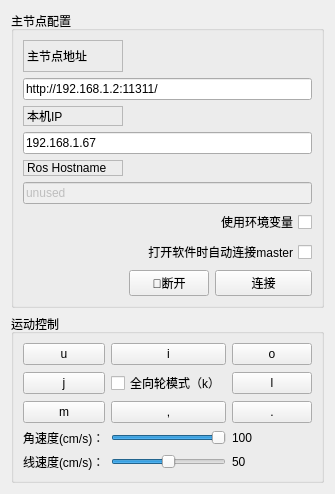
          <widget class="QWidget" name="tab">
           <attribute name="title">
            <string>基本控制</string>
           </attribute>
           <layout class="QVBoxLayout" name="verticalLayout_9">
            <item>
             <layout class="QVBoxLayout" name="verticalLayout_2">
              <item>
               <widget class="QGroupBox" name="groupBox">
                <property name="title">
                 <string>主节点配置</string>
                </property>
                <layout class="QGridLayout" name="gridLayout">
                 <item row="2" column="0">
                  <widget class="QLabel" name="label_2">
                   <property name="maximumSize">
                    <size>
                     <width>100</width>
                     <height>32</height>
                    </size>
                   </property>
                   <property name="frameShape">
                    <enum>QFrame::StyledPanel</enum>
                   </property>
                   <property name="frameShadow">
                    <enum>QFrame::Raised</enum>
                   </property>
                   <property name="text">
                    <string>本机IP</string>
                   </property>
                  </widget>
                 </item>
                 <item row="4" column="0">
                  <widget class="QLabel" name="label_3">
                   <property name="maximumSize">
                    <size>
                     <width>100</width>
                     <height>32</height>
                    </size>
                   </property>
                   <property name="frameShape">
                    <enum>QFrame::StyledPanel</enum>
                   </property>
                   <property name="frameShadow">
                    <enum>QFrame::Raised</enum>
                   </property>
                   <property name="text">
                    <string>Ros Hostname</string>
                   </property>
                  </widget>
                 </item>
                 <item row="5" column="0" colspan="3">
                  <widget class="QLineEdit" name="line_edit_topic">
                   <property name="enabled">
                    <bool>false</bool>
                   </property>
                   <property name="text">
                    <string>unused</string>
                   </property>
                  </widget>
                 </item>
                 <item row="6" column="0" colspan="3">
                  <widget class="QCheckBox" name="checkbox_use_environment">
                   <property name="layoutDirection">
                    <enum>Qt::RightToLeft</enum>
                   </property>
                   <property name="text">
                    <string>使用环境变量</string>
                   </property>
                  </widget>
                 </item>
                 <item row="3" column="0" colspan="3">
                  <widget class="QLineEdit" name="line_edit_host">
                   <property name="text">
                    <string>192.168.1.67</string>
                   </property>
                  </widget>
                 </item>
                 <item row="7" column="0" colspan="3">
                  <widget class="QCheckBox" name="checkbox_remember_settings">
                   <property name="layoutDirection">
                    <enum>Qt::RightToLeft</enum>
                   </property>
                   <property name="text">
                    <string>打开软件时自动连接master</string>
                   </property>
                  </widget>
                 </item>
                 <item row="0" column="0">
                  <widget class="QLabel" name="label">
                   <property name="minimumSize">
                    <size>
                     <width>100</width>
                     <height>32</height>
                    </size>
                   </property>
                   <property name="maximumSize">
                    <size>
                     <width>100</width>
                     <height>32</height>
                    </size>
                   </property>
                   <property name="frameShape">
                    <enum>QFrame::StyledPanel</enum>
                   </property>
                   <property name="frameShadow">
                    <enum>QFrame::Raised</enum>
                   </property>
                   <property name="text">
                    <string>主节点地址</string>
                   </property>
                  </widget>
                 </item>
                 <item row="9" column="2">
                  <widget class="QPushButton" name="button_connect">
                   <property name="enabled">
                    <bool>true</bool>
                   </property>
                   <property name="sizePolicy">
                    <sizepolicy hsizetype="MinimumExpanding" vsizetype="Fixed">
                     <horstretch>0</horstretch>
                     <verstretch>0</verstretch>
                    </sizepolicy>
                   </property>
                   <property name="toolTip">
                    <string>Set the target to the current joint trajectory state.</string>
                   </property>
                   <property name="statusTip">
                    <string>Clear all waypoints and set the target to the current joint trajectory state.</string>
                   </property>
                   <property name="text">
                    <string>连接</string>
                   </property>
                   <property name="icon">
                    <iconset resource="../resources/images.qrc">
                     <normaloff>:/images/line.png</normaloff>:/images/line.png</iconset>
                   </property>
                  </widget>
                 </item>
                 <item row="9" column="1">
                  <widget class="QPushButton" name="pushButton">
                   <property name="text">
                    <string>🔗断开</string>
                   </property>
                  </widget>
                 </item>
                 <item row="1" column="0" colspan="3">
                  <widget class="QLineEdit" name="line_edit_master">
                   <property name="text">
                    <string>http://192.168.1.2:11311/</string>
                   </property>
                  </widget>
                 </item>
                </layout>
               </widget>
              </item>
              <item>
               <widget class="QGroupBox" name="groupBox_3">
                <property name="title">
                 <string>运动控制</string>
                </property>
                <layout class="QVBoxLayout" name="verticalLayout_10">
                 <item>
                  <layout class="QGridLayout" name="gridLayout_6">
                   <item row="3" column="2">
                    <widget class="QLabel" name="label_raw">
                     <property name="text">
                      <string>100</string>
                     </property>
                    </widget>
                   </item>
                   <item row="0" column="2">
                    <widget class="QPushButton" name="pushButton_o">
                     <property name="styleSheet">
                      <string notr="true">QPushButton#pushButton_o:pressed{background-color:rgb(239, 41, 41)}</string>
                     </property>
                     <property name="text">
                      <string>o</string>
                     </property>
                     <property name="shortcut">
                      <string>O</string>
                     </property>
                    </widget>
                   </item>
                   <item row="1" column="1">
                    <widget class="QCheckBox" name="checkBox_use_all">
                     <property name="text">
                      <string>全向轮模式（k）</string>
                     </property>
                     <property name="shortcut">
                      <string>K</string>
                     </property>
                    </widget>
                   </item>
                   <item row="2" column="1">
                    <widget class="QPushButton" name="pushButton_back">
                     <property name="styleSheet">
                      <string notr="true">QPushButton#pushButton_back:pressed{background-color:rgb(239, 41, 41)}</string>
                     </property>
                     <property name="text">
                      <string>,</string>
                     </property>
                     <property name="shortcut">
                      <string>,</string>
                     </property>
                    </widget>
                   </item>
                   <item row="3" column="1">
                    <widget class="QSlider" name="horizontalSlider_raw">
                     <property name="maximum">
                      <number>100</number>
                     </property>
                     <property name="value">
                      <number>100</number>
                     </property>
                     <property name="orientation">
                      <enum>Qt::Horizontal</enum>
                     </property>
                    </widget>
                   </item>
                   <item row="3" column="0">
                    <widget class="QLabel" name="label_14">
                     <property name="text">
                      <string>角速度(cm/s)：</string>
                     </property>
                    </widget>
                   </item>
                   <item row="1" column="2">
                    <widget class="QPushButton" name="pushButton_l">
                     <property name="styleSheet">
                      <string notr="true">QPushButton#pushButton_l:pressed{background-color:rgb(239, 41, 41)}</string>
                     </property>
                     <property name="text">
                      <string>l</string>
                     </property>
                     <property name="shortcut">
                      <string>L</string>
                     </property>
                    </widget>
                   </item>
                   <item row="1" column="0">
                    <widget class="QPushButton" name="pushButton_j">
                     <property name="styleSheet">
                      <string notr="true">QPushButton#pushButton_j:pressed{background-color:rgb(239, 41, 41)}</string>
                     </property>
                     <property name="text">
                      <string>j</string>
                     </property>
                     <property name="shortcut">
                      <string>J</string>
                     </property>
                    </widget>
                   </item>
                   <item row="0" column="0">
                    <widget class="QPushButton" name="pushButton_u">
                     <property name="styleSheet">
                      <string notr="true">QPushButton#pushButton_u:pressed{background-color:rgb(239, 41, 41)}</string>
                     </property>
                     <property name="text">
                      <string>u</string>
                     </property>
                     <property name="shortcut">
                      <string>U</string>
                     </property>
                    </widget>
                   </item>
                   <item row="2" column="0">
                    <widget class="QPushButton" name="pushButton_m">
                     <property name="styleSheet">
                      <string notr="true">QPushButton#pushButton_m:pressed{background-color:rgb(239, 41, 41)}</string>
                     </property>
                     <property name="text">
                      <string>m</string>
                     </property>
                     <property name="shortcut">
                      <string>M</string>
                     </property>
                    </widget>
                   </item>
                   <item row="2" column="2">
                    <widget class="QPushButton" name="pushButton_backr">
                     <property name="styleSheet">
                      <string notr="true">QPushButton#pushButton_backr:pressed{background-color:rgb(239, 41, 41)}</string>
                     </property>
                     <property name="text">
                      <string>.</string>
                     </property>
                     <property name="shortcut">
                      <string>.</string>
                     </property>
                    </widget>
                   </item>
                   <item row="4" column="0">
                    <widget class="QLabel" name="label_9">
                     <property name="text">
                      <string>线速度(cm/s)：</string>
                     </property>
                    </widget>
                   </item>
                   <item row="4" column="1">
                    <widget class="QSlider" name="horizontalSlider_linear">
                     <property name="maximum">
                      <number>100</number>
                     </property>
                     <property name="singleStep">
                      <number>1</number>
                     </property>
                     <property name="value">
                      <number>50</number>
                     </property>
                     <property name="orientation">
                      <enum>Qt::Horizontal</enum>
                     </property>
                    </widget>
                   </item>
                   <item row="4" column="2">
                    <widget class="QLabel" name="label_linear">
                     <property name="text">
                      <string>50</string>
                     </property>
                    </widget>
                   </item>
                   <item row="0" column="1">
                    <widget class="QPushButton" name="pushButton_i">
                     <property name="styleSheet">
                      <string notr="true">QPushButton#pushButton_u:pressed{background-color:rgb(239, 41, 41)}</string>
                     </property>
                     <property name="text">
                      <string>i</string>
                     </property>
                     <property name="shortcut">
                      <string>I</string>
                     </property>
                    </widget>
                   </item>
                  </layout>
                 </item>
                </layout>
               </widget>
              </item>
             </layout>
            </item>
           </layout>
          </widget>
